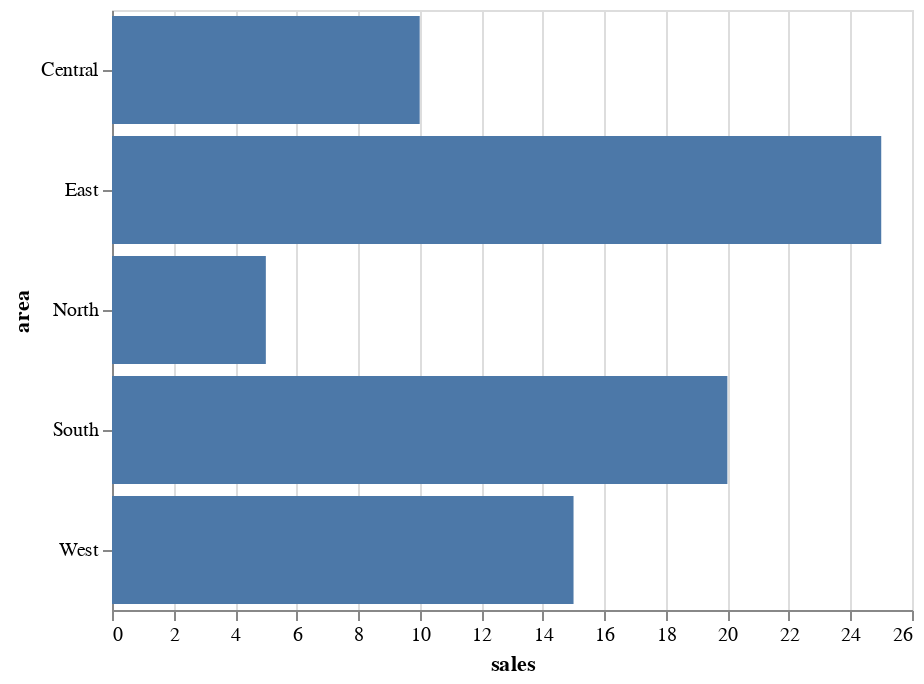

Notebook code cell kept with this figure:
### Markdown cell above
## Marks

Marks can be changed example: bar, circle, point, line, ...

### Code cell
alt.Chart(sample).mark_bar().encode(
    alt.Y("area:N"),
    alt.X("sales:Q")
)

### Figure 1 — Vega-Lite specification as saved in the notebook (floating-point values rounded to 4 significant figures)
{"$schema": "https://vega.github.io/schema/vega-lite/v3.4.0.json", "config": {"mark": {"tooltip": null}, "view": {"height": 300, "width": 400}}, "data": {"name": "data-e9a1bf97bac3c6f8642dc2ef7d8e4b49"}, "datasets": {"data-e9a1bf97bac3c6f8642dc2ef7d8e4b49": [{"area": "North", "profit": 2, "sales": 5}, {"area": "East", "profit": 8, "sales": 25}, {"area": "West", "profit": 6, "sales": 15}, {"area": "South", "profit": 5, "sales": 20}, {"area": "Central", "profit": 3, "sales": 10}]}, "encoding": {"x": {"field": "sales", "type": "quantitative"}, "y": {"field": "area", "type": "nominal"}}, "mark": "bar"}
